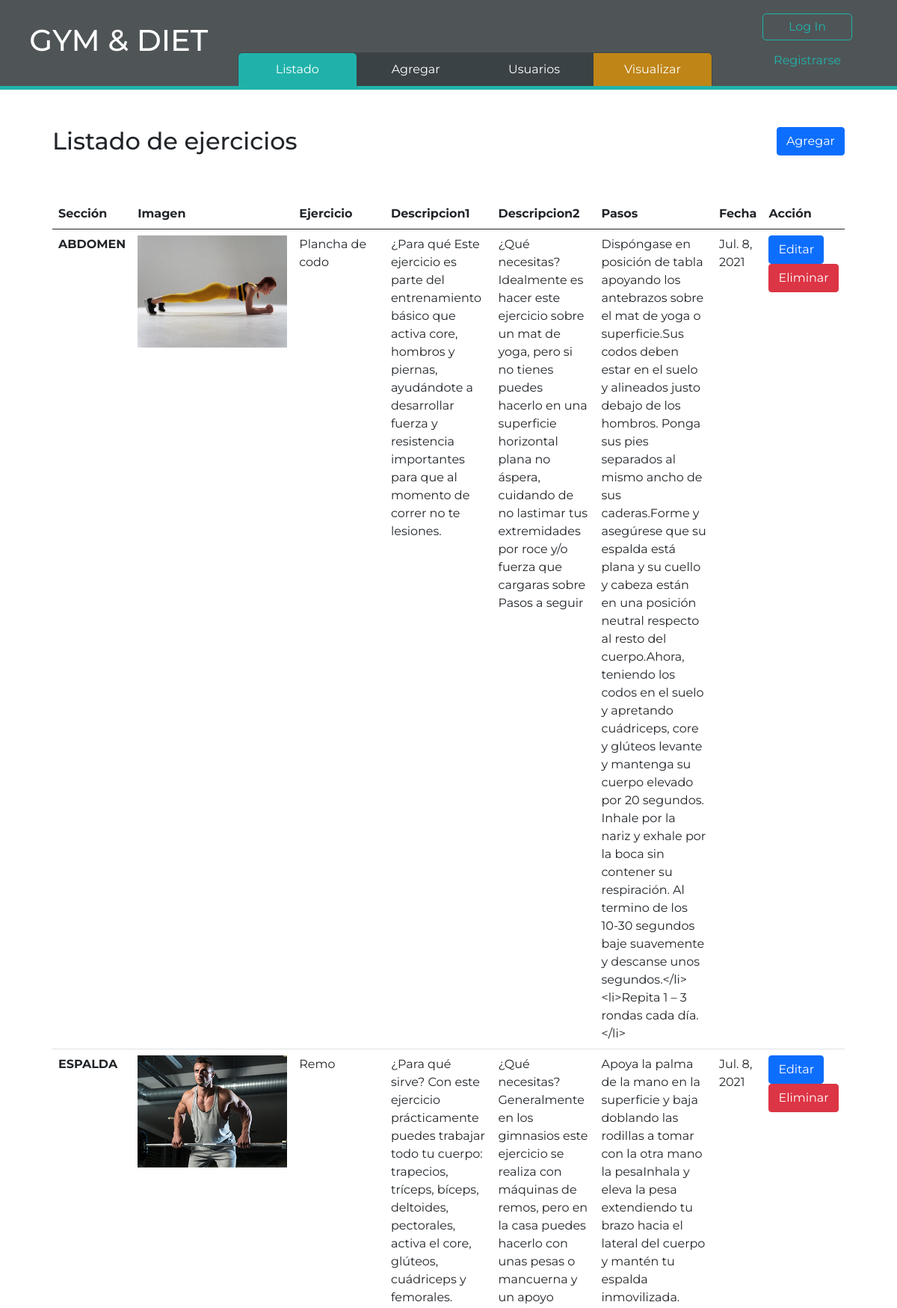
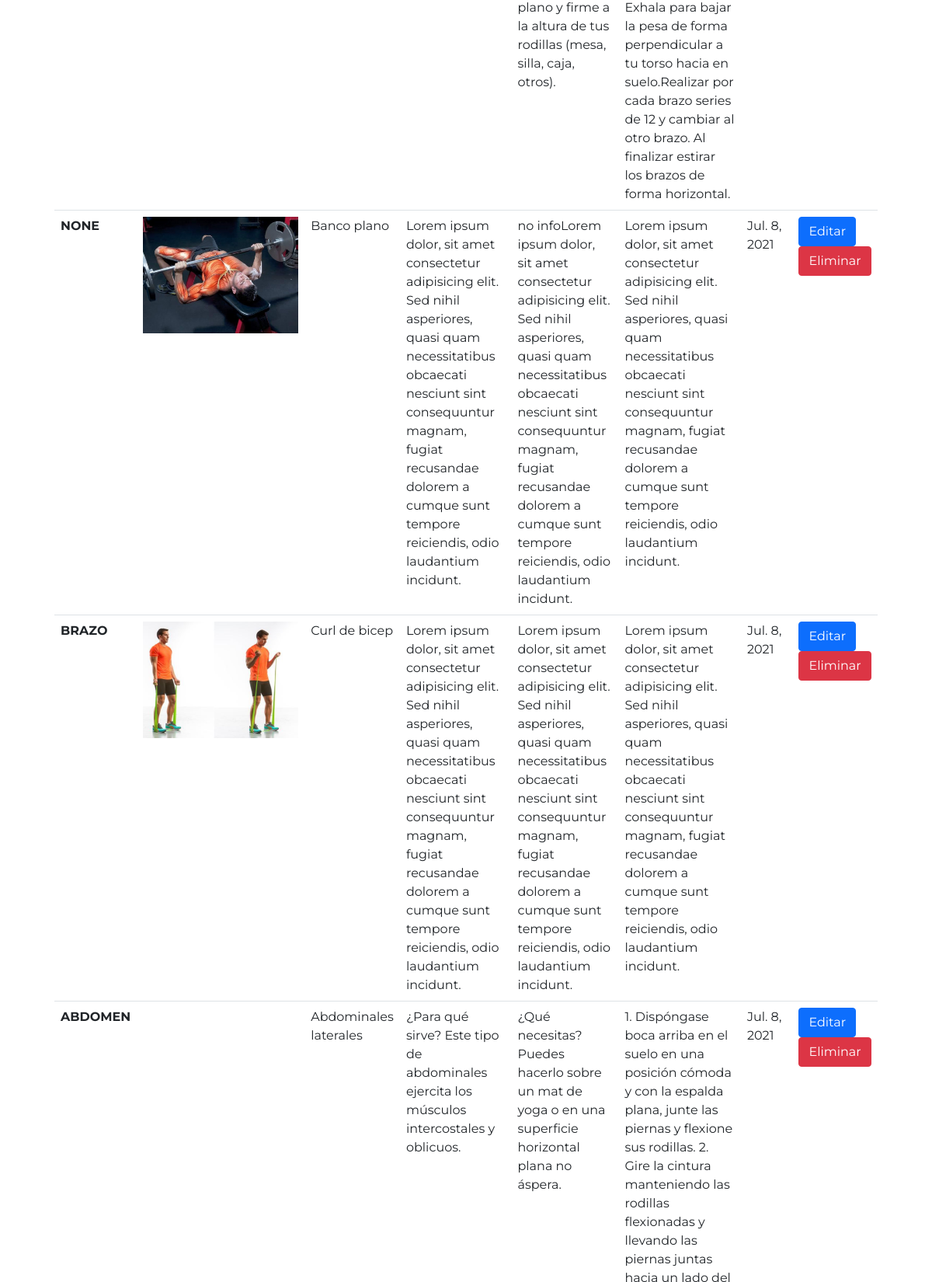
/registro/listar_seccion_admin (upper part), run on the app's committed database (2 pictures, top to bottom).
### apps/Registro/models.py (models this page shows, shortened)
class Ejercicio(models.Model):
    section = models.CharField(max_length=15, choices=SECTION, default='NONE')
    imagen = models.ImageField(upload_to='ejerciciofoto', null=True)
    nombre_ejercicio = models.CharField(max_length=30)
    descripcion1_ejercicio = models.TextField(default='no info')
    descripcion2_ejercicio = models.TextField(default='no info')
    pasos = models.TextField()
    fecha = models.DateField(auto_now=True)

### apps/Registro/views.py (the view)
# urls.py: path('listar_seccion_admin', views.SeccionListAdmin.as_view(), name='listar_seccion_admin'),
class SeccionListAdmin(ListView):
    model = Ejercicio
    template_name = 'Registro/admin_listar_seccion.html'

### templates/Registro/admin_listar_seccion.html (shortened to what this page needs)
{% extends 'base.html' %}
{% block menu_principal %}
    <a href="{% url 'listar_seccion_admin' %}" class="pagina-actual">Listado</a>
    <a href="{% url 'crear_seccion' %}" class="not-pagina-actual">Agregar</a>
    <a href="{% url 'list_user' %}" class="not-pagina-actual">Usuarios</a>
    <a href="{% url 'home' %}" class="not-pagina-actual pag-vista">Visualizar</a>
{% endblock %}
{% block content %}
<article class="seccion-secundaria titulo-listado">
    <h2>Listado de ejercicios</h2>
    <a type="button" href="{% url 'crear_seccion' %}" class="btn btn-primary">Agregar</a>
</article>
<article class="seccion-secundaria">
    {% if object_list %}
        <table class="table table-hover">
            <thead>
                <tr>
                    <th>Sección</th>
                    <th>Imagen</th>
                    <th>Ejercicio</th>
                    <th>Descripcion1</th>
                    <th>Descripcion2</th>
                    <th>Pasos</th>
                    <th>Fecha</th>
                    <th>Acción</th>
                </tr>
            </thead>
            <tbody>
                {% for ejercicio in object_list %}
                <tr class="fila-tabla">
                    <th scope="row">{{ ejercicio.section }}</th>
                    <td> <div style="background-image: url('../../static/images/{{ ejercicio.imagen }}');" class="imagen-lista-admin"></div></td>
                    <td>{{ ejercicio.nombre_ejercicio }}</td>
                    <td>{{ ejercicio.descripcion1_ejercicio }}</td>
                    <td>{{ ejercicio.descripcion2_ejercicio }}</td>
                    <td>{{ ejercicio.pasos }}</td>
                    <td>{{ ejercicio.fecha }}</td>
                    <td><a class="btn btn-primary" href="{% url 'editar_seccion' ejercicio.id %}">Editar</a> <a class="btn btn-danger" href="{% url 'eliminar_seccion' ejercicio.id %}">Eliminar</a> </td>
                </tr>
                {% endfor %}
            </tbody>
        </table>
    {% else %}
        <h1>No hay registros de ejercicios</h1>
    {% endif %}
</article>
{% endblock %}

### templates/base.html (shortened to what this page needs)
{% load static %}
<!DOCTYPE html>
<html lang="es">
<head>
    <link href="https://cdn.jsdelivr.net/npm/bootstrap@5.0.0-beta3/dist/css/bootstrap.min.css" rel="stylesheet">
    <link rel="stylesheet" href="{% static 'css/estilos.css' %}">
    <link rel="stylesheet" href="{% static 'css/flexboxgrid.css' %}">
</head>
<body>
    <div class="general-container" id="inicio">
        <header class="header-container">
          <div class="menu-y-titulo">
            <div class="titulo-principal" >
              <h1>GYM & DIET</h1>
            </div>
            <nav class="menu-principal-container">
              <div class="menu-items-container">
                {% block menu_principal %}
                {% endblock %}
              </div>
            </nav>
            <div class="login-area">
              {% if user.is_authenticated %}
              <div class="usuario">
                  <img src="{% static '/images/iconos/user.png' %}" height="40px" width="40px" alt="icono-user">
                  <p class="nombre-usuario"> {{user.username}} </p>
              </div>
              <a href="{% url 'logout' %}" class="boton secundario">Logout</a>
              {% else %}
              <a href="{% url 'login' %}" class="boton primario">Log In</a>
              <a href="{% url 'registrar' %}" class="boton secundario">Registrarse</a>
              {% endif %}
            </div>
          </div>
        </header>
        <div class="contenido-container">
          {% block content %}
          {% endblock %}
        </div>
    </div>
</body>
</html>

### static/css/estilos.css (style rules this page uses)
body { background-image: url("../../static/images/COVID-19-GYM-6-scaled.jpg"); background-repeat: no-repeat; background-position: center; background-attachment: fixed; font-family: 'Montserrat'; }
.general-container { display: flex; flex-direction: column; margin: auto; width: 80%; box-shadow: 0px 0px 150px 2px #000000; }
header { display: flex; flex-direction: column; }
.pagina-actual { background-color: lightseagreen; border-top-left-radius: 5px; border-top-right-radius: 5px; color: white; }
.titulo-principal { font-weight: bolder; width: 30%; text-align: center; color: black; display: flex; justify-content: center; align-items: center; }
.titulo-principal h1 { padding: 0px; color: white; }
.menu-y-titulo { display: flex; padding-right: 15px; background-color: #242b2ecc; backdrop-filter: blur(10px); -webkit-backdrop-filter: blur(10px); border-bottom: 5px solid lightseagreen; }
.login-area { display: flex; flex-direction: column; justify-content: center; align-items:flex-end; width: 250px; height: 115px; padding: 40px; }
.boton { padding: 5px 10px; width: 120px; margin: 5px; text-decoration: none; color: #20b2aa; text-align: center; border-radius: 5px; }
.primario { border: 1px solid #20b2aa; color: #20b2aa; }
.menu-principal-container { width: 60%; padding-top: 70px; }
.menu-items-container { display: flex; justify-content: space-evenly; background-color: #2e373ba2; text-align: center; text-decoration: none; align-items: center; border: 1px solid #3e4b50b0; border-top-left-radius: 7px; border-top-right-radius: 7px; border-bottom: 0px; }
.menu-items-container a { text-decoration: none; font-weight: normal; color: white; width: 100%; padding: 10px; }
.contenido-container { background-color: white; padding-top: 25px; padding-bottom: 20px; }
.seccion-secundaria { display: flex; padding: 70px; padding-top: 25px; padding-bottom: 25px; }
.seccion-secundaria { display: flex; align-items: flex-start; }
.imagen-lista-admin { height: 150px; width: 200px; background-position: center; background-size: cover; background-repeat: no-repeat; }
.titulo-listado { display: flex; justify-content: space-between; }
.pag-vista { background-color: rgba(255, 166, 0, 0.678); border-top-right-radius: 5px; }
@media (max-width: 1300px) { .general-container { width: 100%; } }

### data on the page
Ejercicio: section "ABDOMEN", imagen (picture), nombre_ejercicio "Plancha de codo", descripcion1_ejercicio "¿Para qué Este ejercicio es parte del entrenamiento básico que activa core, hombros y piernas, ayudándote a desarrollar fuerza y resistencia importantes para que al momento de correr no te lesiones.", descripcion2_ejercicio "¿Qué necesitas? Idealmente es hacer este ejercicio sobre un mat de yoga, pero si no tienes puedes hacerlo en una superficie horizontal plana no áspera, cuidando de no lastimar tus extremidades por roce y/o fuerza que cargaras sobre Pasos a seguir", pasos "Dispóngase en posición de tabla apoyando los antebrazos sobre el mat de yoga o superficie.Sus codos deben estar en el suelo y alineados justo debajo de los hombros. Ponga sus pies separados al mismo ancho de sus caderas.Forme y asegúrese que su espalda está plana y su cuello y cabeza están en una posición neutral respecto al resto del cuerpo.Ahora, teniendo los codos en el suelo y apretando cuádriceps, core y glúteos levante y mantenga su cuerpo elevado por 20 segundos. Inhale por la nariz y exhale por la boca sin contener su respiración. Al termino de los 10-30 segundos baje suavemente y descanse unos segundos.</li> <li>Repita 1 – 3 rondas cada día.</li>", fecha "Jul. 8, 2021"
Ejercicio: section "ESPALDA", imagen (picture), nombre_ejercicio "Remo", descripcion1_ejercicio "¿Para qué sirve? Con este ejercicio prácticamente puedes trabajar todo tu cuerpo: trapecios, tríceps, bíceps, deltoides, pectorales, activa el core, glúteos, cuádriceps y femorales.", descripcion2_ejercicio "¿Qué necesitas? Generalmente en los gimnasios este ejercicio se realiza con máquinas de remos, pero en la casa puedes hacerlo con unas pesas o mancuerna y un apoyo plano y firme a la altura de tus rodillas (mesa, silla, caja, otros).", pasos "Apoya la palma de la mano en la superficie y baja doblando las rodillas a tomar con la otra mano la pesaInhala y eleva la pesa extendiendo tu brazo hacia el lateral del cuerpo y mantén tu espalda inmovilizada. Exhala para bajar la pesa de forma perpendicular a tu torso hacia en suelo.Realizar por cada brazo series de 12 y cambiar al otro brazo. Al finalizar estirar los brazos de forma horizontal.", fecha "Jul. 8, 2021"
Ejercicio: section "NONE", imagen (picture), nombre_ejercicio "Banco plano", descripcion1_ejercicio "Lorem ipsum dolor, sit amet consectetur adipisicing elit. Sed nihil asperiores, quasi quam necessitatibus obcaecati nesciunt sint consequuntur magnam, fugiat recusandae dolorem a cumque sunt tempore reiciendis, odio laudantium incidunt.", descripcion2_ejercicio "no infoLorem ipsum dolor, sit amet consectetur adipisicing elit. Sed nihil asperiores, quasi quam necessitatibus obcaecati nesciunt sint consequuntur magnam, fugiat recusandae dolorem a cumque sunt tempore reiciendis, odio laudantium incidunt.", pasos "Lorem ipsum dolor, sit amet consectetur adipisicing elit. Sed nihil asperiores, quasi quam necessitatibus obcaecati nesciunt sint consequuntur magnam, fugiat recusandae dolorem a cumque sunt tempore reiciendis, odio laudantium incidunt.", fecha "Jul. 8, 2021"
Ejercicio: section "BRAZO", imagen (picture), nombre_ejercicio "Curl de bicep", descripcion1_ejercicio "Lorem ipsum dolor, sit amet consectetur adipisicing elit. Sed nihil asperiores, quasi quam necessitatibus obcaecati nesciunt sint consequuntur magnam, fugiat recusandae dolorem a cumque sunt tempore reiciendis, odio laudantium incidunt.", descripcion2_ejercicio "Lorem ipsum dolor, sit amet consectetur adipisicing elit. Sed nihil asperiores, quasi quam necessitatibus obcaecati nesciunt sint consequuntur magnam, fugiat recusandae dolorem a cumque sunt tempore reiciendis, odio laudantium incidunt.", pasos "Lorem ipsum dolor, sit amet consectetur adipisicing elit. Sed nihil asperiores, quasi quam necessitatibus obcaecati nesciunt sint consequuntur magnam, fugiat recusandae dolorem a cumque sunt tempore reiciendis, odio laudantium incidunt.", fecha "Jul. 8, 2021"
Ejercicio: section "ABDOMEN", nombre_ejercicio "Abdominales laterales", descripcion1_ejercicio "¿Para qué sirve? Este tipo de abdominales ejercita los músculos intercostales y oblicuos.", descripcion2_ejercicio "¿Qué necesitas? Puedes hacerlo sobre un mat de yoga o en una superficie horizontal plana no áspera.", fecha "Jul. 8, 2021"
